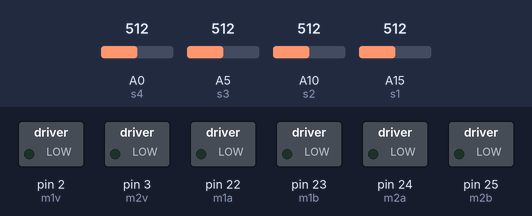
This sketch was run on a simulated Arduino Mega 2560, built with avr-gcc and run on an emulated ATmega2560. Shown: switched loads named in the sketch (green lamp = pin HIGH). Inputs (shaded band) come from the test bench; at power-on: A5 (s3) = 512, A10 (s2) = 512, A0 (s4) = 512, A15 (s1) = 512. What the sketch prints to the serial monitor is not drawn.

Above: at 1.2 s.
1.3 s: A5 (s3) set to 886
2.8 s: A5 (s3) set to 911
At 3.4 s:
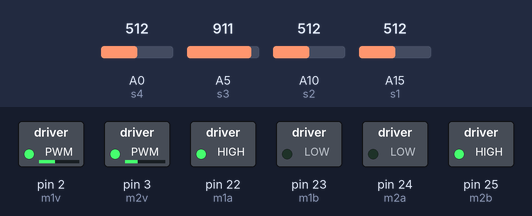
4.3 s: A10 (s2) set to 855
7.3 s: A10 (s2) set to 873
At 8.0 s:
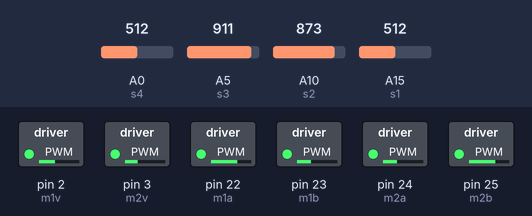
Timing chart, 0 to 10.0 s (numbered marks = the images above; inputs shaded):
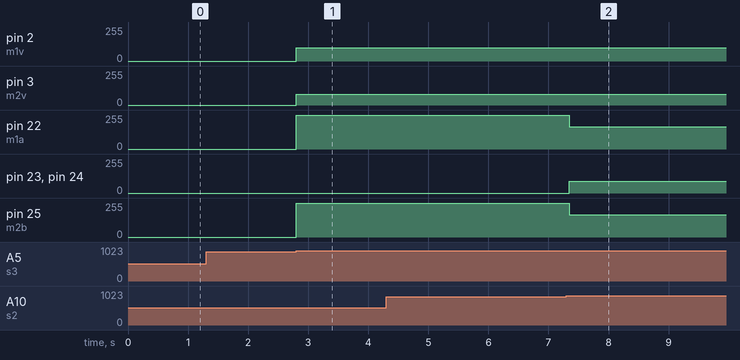

Measured:
- the behaviour switches between 900 and 901 on A5 (s3) (found by bisection; images 0 and 1)
- the behaviour switches between 864 and 865 on A10 (s2) (found by bisection; images 1 and 2)
- after the input at 2.8 s, pin 2 (m1v): 0/255 → 100/255 at once; pin 3 (m2v): 0/255 → 80/255 at once; pin 22 (m1a), pin 25 (m2b): 0/255 → 255/255 at once
- after the input at 7.3 s, pin 22 (m1a): 255/255 → 166/255 at once; pin 23 (m1b), pin 24 (m2a): 0/255 → 89/255 at once; pin 25 (m2b): 255/255 → 167/255 at once

The sketch:

SeguidorDeLinha_Teste4_1504.ino
```cpp
// Sensor
const byte s1 = A15;
const byte s2 = A10;
const byte s3 = A5;
const byte s4 = A0;

int calibra1 = 700;
int calibra2 = 864;
int calibra3 = 900;
int calibra4 = 770;

const bool PRETO = 1;
const bool BRANCO = 0;

int ler[5] = {0,0,0,0,0};

// Motores
const byte m1a = 22;
const byte m1b = 23;
const byte m2a = 24;
const byte m2b = 25;
const byte m1v = 2;
const byte m2v = 3;

byte velocidadefrente = 100;
byte velocidadetras = 90;

void Para(){
  digitalWrite(m1a, 0);
  digitalWrite(m1b, 0);
  digitalWrite(m2a, 0);
  digitalWrite(m2b, 0);
}

void Frente(){
  digitalWrite(m1a, 1);
  digitalWrite(m1b, 0);
  analogWrite(m1v, velocidadefrente);
  digitalWrite(m2a, 1);
  digitalWrite(m2b, 0);
  analogWrite(m2v, velocidadefrente);
}

void Tras(){
  digitalWrite(m1a, 0);
  digitalWrite(m1b, 1);
  analogWrite(m1v, velocidadetras);
  digitalWrite(m2a, 0);
  digitalWrite(m2b, 1);
  analogWrite(m2v, velocidadetras);
}

void Esquerda(){
  digitalWrite(m1a, 0);
  digitalWrite(m1b, 1);
  analogWrite(m1v, 80);
  digitalWrite(m2a, 1);
  digitalWrite(m2b, 0);
  analogWrite(m2v, 100);
}

void Direita(){
  digitalWrite(m1a, 1);
  digitalWrite(m1b, 0);
  analogWrite(m1v, 100);
  digitalWrite(m2a, 0);
  digitalWrite(m2b, 1);
  analogWrite(m2v, 80);
}

void Ler_Sensores(){

   if(analogRead(s1) > (calibra1)) {ler[1] = PRETO;}
  else{ler[1] = BRANCO;}

   if(analogRead(s2) > (calibra2)) {ler[2] = PRETO;}
  else{ler[2] = BRANCO;}

   if(analogRead(s3) > (calibra3)) {ler[3] = PRETO;}
  else{ler[3] = BRANCO;}

   if(analogRead(s4) > (calibra4)) {ler[4] = PRETO;}
  else{ler[4] = BRANCO;}
}

void setup() {
  // Motores
  pinMode(m1a, OUTPUT);
  pinMode(m1b, OUTPUT);
  pinMode(m2a, OUTPUT);
  pinMode(m2b, OUTPUT);
  pinMode(m1v, OUTPUT);
  pinMode(m2v, OUTPUT);

  // Sensores
  pinMode(s1, INPUT);
  pinMode(s2, INPUT);
  pinMode(s3, INPUT);
  pinMode(s4, INPUT);
  Serial.begin(9600);
}

void Mostra() {
  Serial.print(analogRead(s1));
  Serial.print("  ");
  Serial.print(analogRead(s2));
  Serial.print("  ");
  Serial.print(analogRead(s3));
  Serial.print("  ");
  Serial.print(analogRead(s4));
  Serial.println("  ");
 }

void loop() {
     Ler_Sensores();
     Mostra();

  while(!((ler[1] == PRETO)&&(ler[2] == PRETO)&&(ler[3] == PRETO)&&(ler[4] == PRETO))){
     Ler_Sensores();

    if(ler[2] == PRETO){
      Ler_Sensores();
      Esquerda();
    }

    if(ler[3] == PRETO){
      Ler_Sensores();
      Direita();
     }

  }
  Para();
}
```
